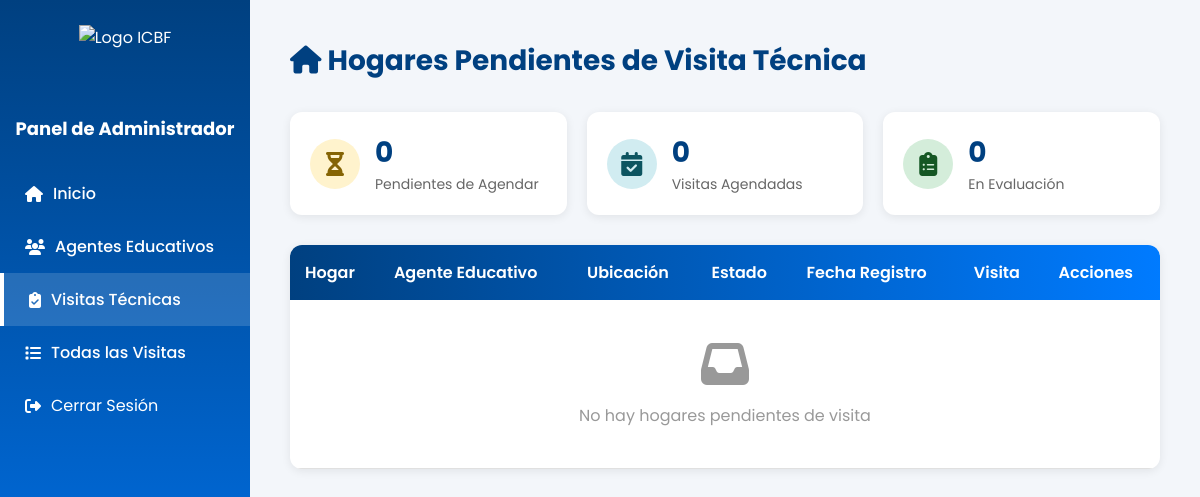
Before: /visitas/hogares-pendientes/ (signed in) with the older database file.
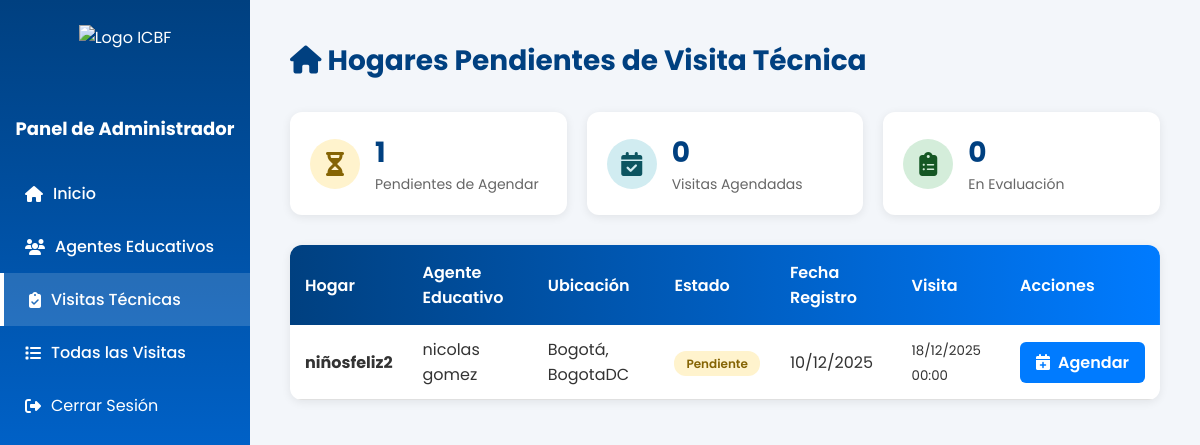
After: the same page with the newer database file.
### core/models.py (models this page shows, shortened)
class HogarComunitario(models.Model):
    regional = models.ForeignKey(Regional, on_delete=models.PROTECT, related_name='hogares')
    ciudad = models.ForeignKey(Ciudad, on_delete=models.PROTECT, related_name='hogares')
    nombre_hogar = models.CharField(max_length=100)
    direccion = models.CharField(max_length=200)
    localidad = models.CharField(max_length=100, blank=True, default='')  # Mantener para hogares antiguos, se asigna en la vista
    localidad_bogota = models.ForeignKey('LocalidadBogota', on_delete=models.SET_NULL, null=True, blank=True, related_name='hogares')
    barrio = models.CharField(max_length=100, null=True, blank=True)
    estrato = models.IntegerField(null=True, blank=True)
    fecha_primera_visita = models.DateField(null=True, blank=True, help_text="Fecha programada para la primera visita técnica")
    ultima_visita = models.DateField(null=True, blank=True, help_text="Fecha de la última visita técnica realizada")
    proxima_visita = models.DateField(null=True, blank=True, help_text="Fecha programada para la próxima visita técnica (calculada automáticamente)")
    observaciones_visita = models.TextField(blank=True, help_text="Observaciones de la última visita técnica realizada")
    estado_aptitud = models.CharField(
        max_length=20,
        choices=[
            ('no_apto', 'No Apto'),
            ('apto', 'Apto'),
        ],
        default='no_apto',
        help_text="Estado de aptitud del hogar. Se actualiza a 'Apto' después de la primera visita aprobada"
    )
    area_social_m2 = models.DecimalField(max_digits=6, decimal_places=2, null=True, blank=True,
                                         help_text="Metros cuadrados del área social disponible para los niños")
    capacidad_calculada = models.IntegerField(null=True, blank=True,
                                              help_text="Capacidad calculada según área social (m²/2)")
    formulario_completo = models.BooleanField(default=False,
                                              help_text="Indica si se completó el formulario 2 de visita técnica")
    num_habitaciones = models.IntegerField(null=True, blank=True)
    num_banos = models.IntegerField(null=True, blank=True)
    material_construccion = models.TextField(null=True, blank=True)
    riesgos_cercanos = models.TextField(null=True, blank=True)
    fotos_interior = models.FileField(upload_to='hogares/fotos_interior/', null=True, blank=True)
    fotos_exterior = models.FileField(upload_to='hogares/fotos_exterior/', null=True, blank=True)
    geolocalizacion_lat = models.DecimalField(max_digits=10, decimal_places=7, null=True, blank=True)
    geolocalizacion_lon = models.DecimalField(max_digits=10, decimal_places=7, null=True, blank=True)
    tipo_tenencia = models.CharField(max_length=50, choices=[
        ('Propia', 'Propia'),
        ('Arrendada', 'Arrendada'),
        ('Comodato', 'Comodato')
    ], null=True, blank=True)
    documento_tenencia_pdf = models.FileField(upload_to='hogares/documentos_tenencia/', null=True, blank=True)
    capacidad = models.IntegerField(null=True, blank=True, help_text="Capacidad aprobada del hogar (entre 12 y 15 niños según normativa ICBF)")
    capacidad_maxima = models.IntegerField(default=15, help_text="Capacidad máxima permitida (15 niños según normativa)")
    estado = models.CharField(
        max_length=30,
        choices=[
            ('pendiente_revision', 'Pendiente de Revisión'),
            ('en_revision', 'En Revisión'),
            ('aprobado', 'Aprobado'),
            ('rechazado', 'Rechazado'),
            ('en_mantenimiento', 'En Mantenimiento'),
            ('pendiente_visita', 'Pendiente de Visita'),
            ('visita_agendada', 'Visita Agendada'),
            ('en_evaluacion', 'En Evaluación'),
            ('activo', 'Activo'),
            ('inactivo', 'Inactivo'),
        ],
        default='pendiente_revision'
    )
    madre = models.ForeignKey(MadreComunitaria, on_delete=models.PROTECT, related_name='hogares_asignados')
    fecha_registro = models.DateTimeField(auto_now_add=True)
    fecha_habilitacion = models.DateTimeField(null=True, blank=True)  # Cuando pasa a activo/aprobado
    class Meta:
        db_table = 'hogares_comunitarios'

class MadreComunitaria(models.Model):
    usuario = models.OneToOneField(Usuario, on_delete=models.CASCADE, related_name='madre_profile')
    NIVEL_ESCOLARIDAD_CHOICES = [
        ('Primaria', 'Primaria'),
        ('Bachiller', 'Bachiller'),
        ('Técnico', 'Técnico'),
        ('Tecnólogo', 'Tecnólogo'),
        ('Profesional', 'Profesional')
    ]
    nivel_escolaridad = models.CharField(max_length=100, choices=NIVEL_ESCOLARIDAD_CHOICES)
    titulo_obtenido = models.CharField(max_length=150, null=True, blank=True)
    institucion = models.CharField(max_length=150, null=True, blank=True)
    experiencia_previa = models.TextField(null=True, blank=True)
    certificado_laboral = models.FileField(upload_to='madres_documentos/certificados_laborales/', null=True, blank=True)
    no_retirado_icbf = models.BooleanField(default=False)
    carta_disponibilidad = models.FileField(upload_to='madres_documentos/disponibilidad/', null=True, blank=True)
    firma_digital = models.FileField(upload_to='madres_documentos/firmas/', null=True, blank=True)
    foto_madre = models.ImageField(upload_to='madres_documentos/fotos/', null=True, blank=True)
    documento_identidad_pdf = models.FileField(upload_to='madres_documentos/cedulas/', null=True, blank=True)
    certificado_escolaridad_pdf = models.FileField(upload_to='madres_documentos/educacion/', null=True, blank=True)
    certificado_antecedentes_pdf = models.FileField(upload_to='madres_documentos/antecedentes/', null=True, blank=True)
    certificado_medico_pdf = models.FileField(upload_to='madres_documentos/medico/', null=True, blank=True)
    certificado_residencia_pdf = models.FileField(upload_to='madres_documentos/residencia/', null=True, blank=True)
    cartas_recomendacion_pdf = models.FileField(upload_to='madres_documentos/recomendaciones/', null=True, blank=True)
    fecha_registro = models.DateTimeField(auto_now_add=True)
    class Meta:
        db_table = 'madres_comunitarias'

class Usuario(AbstractUser):
    TIPO_DOCUMENTO_CHOICES = [
        ('CC', 'Cédula de ciudadanía'),
        ('TI', 'Tarjeta de identidad'),
        ('CE', 'Cédula de extranjería'),
        ('PA', 'Pasaporte'),
    ]
    SEXO_CHOICES = [
        ('M', 'Masculino'),
        ('F', 'Femenino'),
        ('O', 'Otro'),
    ]
    username = None
    tipo_documento = models.CharField(max_length=5, choices=TIPO_DOCUMENTO_CHOICES, default='CC')
    documento = models.BigIntegerField(unique=True)
    nombres = models.CharField(max_length=50)
    apellidos = models.CharField(max_length=50)
    correo = models.EmailField(max_length=100, unique=True)
    sexo = models.CharField(max_length=1, choices=SEXO_CHOICES, default='F')
    departamento_residencia = models.ForeignKey(Departamento, on_delete=models.SET_NULL, null=True, blank=True, related_name='residentes')
    ciudad_residencia = models.ForeignKey(Municipio, on_delete=models.SET_NULL, null=True, blank=True, related_name='residentes')
    localidad_bogota = models.ForeignKey(LocalidadBogota, on_delete=models.SET_NULL, null=True, blank=True, related_name='residentes',
                                         help_text='Solo aplica si vive en Bogotá D.C.')
    direccion = models.CharField(max_length=100, null=True, blank=True)
    barrio = models.CharField(max_length=100, null=True, blank=True)
    telefono = models.CharField(max_length=20, null=True, blank=True)
    nivel_educativo = models.CharField(max_length=50, null=True, blank=True)
    rol = models.ForeignKey(Rol, on_delete=models.PROTECT, null=True)
    foto_admin = models.ImageField(upload_to=admin_upload_path, null=True, blank=True)
    fecha_creacion = models.DateTimeField(auto_now_add=True)
    fecha_actualizacion = models.DateTimeField(auto_now=True)
    EMAIL_FIELD = 'correo'
    USERNAME_FIELD = 'documento'
    REQUIRED_FIELDS = ['nombres', 'apellidos', 'correo', 'tipo_documento']
    objects = CustomUserManager()
    class Meta:
        db_table = 'usuarios'

class Ciudad(models.Model):
    nombre = models.CharField(max_length=120)
    regional = models.ForeignKey(Regional, on_delete=models.CASCADE, related_name="ciudades")

class Regional(models.Model):
    nombre = models.CharField(max_length=100, unique=True)
    class Meta:
        db_table = 'regionales'
        verbose_name = 'Regional'
        verbose_name_plural = 'Regionales'

class VisitaTecnica(models.Model):
    hogar = models.ForeignKey(
        HogarComunitario,
        on_delete=models.CASCADE,
        related_name='visitas_tecnicas'
    )
    fecha_programada = models.DateTimeField()
    visitador = models.ForeignKey(
        Usuario,
        on_delete=models.SET_NULL,
        null=True,
        blank=True,
        related_name='visitas_realizadas',
        limit_choices_to={'rol__nombre_rol': 'administrador'}
    )
    ESTADO_CHOICES = [
        ('agendada', 'Agendada'),
        ('en_proceso', 'En Proceso'),
        ('completada', 'Completada'),
        ('cancelada', 'Cancelada'),
        ('reprogramada', 'Reprogramada'),
    ]
    estado = models.CharField(max_length=20, choices=ESTADO_CHOICES, default='agendada')
    TIPO_CHOICES = [
        ('V1', 'Primera Visita - Habilitación'),
        ('V2', 'Visita de Seguimiento'),
        ('V3', 'Visita Extraordinaria'),
    ]
    tipo_visita = models.CharField(max_length=3, choices=TIPO_CHOICES, default='V1')
    observaciones_agenda = models.TextField(null=True, blank=True, help_text="Observaciones al agendar la visita")
    fecha_realizacion = models.DateTimeField(null=True, blank=True)
    correo_enviado = models.BooleanField(default=False)
    fecha_envio_correo = models.DateTimeField(null=True, blank=True)
    creado_por = models.ForeignKey(
        Usuario,
        on_delete=models.SET_NULL,
        null=True,
        related_name='visitas_creadas'
    )
    fecha_creacion = models.DateTimeField(auto_now_add=True)
    fecha_actualizacion = models.DateTimeField(auto_now=True)
    class Meta:
        db_table = 'visitas_tecnicas'
        verbose_name = 'Visita Técnica'
        verbose_name_plural = 'Visitas Técnicas'
        ordering = ['-fecha_programada']

### core/views.py (the view)
# urls.py: path('visitas/hogares-pendientes/', views.listar_hogares_pendientes_visita, name='listar_hogares_pendientes_visita'),
@login_required
def listar_hogares_pendientes_visita(request):
    hogares = HogarComunitario.objects.filter(
        estado__in=['pendiente_visita', 'visita_agendada', 'en_evaluacion']
    ).select_related(
        'madre__usuario', 'regional', 'ciudad', 'localidad_bogota'
    ).prefetch_related('visitas_tecnicas').order_by('-fecha_registro')
    paginator = Paginator(hogares, 10)
    page_number = request.GET.get('page')
    page_obj = paginator.get_page(page_number)
    context = {
        'page_obj': page_obj,
        'total_pendientes': hogares.filter(estado='pendiente_visita').count(),
        'total_agendadas': hogares.filter(estado='visita_agendada').count(),
        'total_evaluacion': hogares.filter(estado='en_evaluacion').count(),
    }
    return render(request, 'admin/visitas/listar_hogares_pendientes.html', context)

### templates/admin/visitas/listar_hogares_pendientes.html (shortened to what the changed rows need)
{% load static %}
<!DOCTYPE html>
<html lang="es">
<head>
  <link rel="stylesheet" href="https://cdnjs.cloudflare.com/ajax/libs/font-awesome/6.5.0/css/all.min.css">
</head>
<body>
  <div class="sidebar">
    <h2>Panel de Administrador</h2>
  </div>
  <div class="main">
    <header>
      <h1><i class="fas fa-home"></i> Hogares Pendientes de Visita Técnica</h1>
    </header>
    <div class="stats-cards">
      <div class="stat-card pendiente">
        <div class="info">
          <h3>{{ total_pendientes }}</h3>
          <p>Pendientes de Agendar</p>
        </div>
      </div>
    </div>
    <div class="table-container">
      <table>
        <thead>
          <tr>
            <th>Hogar</th>
            <th>Agente Educativo</th>
            <th>Ubicación</th>
            <th>Estado</th>
            <th>Fecha Registro</th>
            <th>Visita</th>
            <th>Acciones</th>
          </tr>
        </thead>
        <tbody>
          {% for hogar in page_obj %}
          <tr>
            <td><strong>{{ hogar.nombre_hogar }}</strong></td>
            <td>{{ hogar.madre.usuario.nombres }} {{ hogar.madre.usuario.apellidos }}</td>
            <td>
              {{ hogar.ciudad.nombre }}, {{ hogar.regional.nombre }}
            </td>
            <td>
              {% if hogar.estado == 'pendiente_visita' %}
                <span class="badge pendiente">Pendiente</span>
              {% elif hogar.estado == 'visita_agendada' %}
                <span class="badge agendada">Agendada</span>
              {% elif hogar.estado == 'en_evaluacion' %}
                <span class="badge evaluacion">En Evaluación</span>
              {% endif %}
            </td>
            <td>{{ hogar.fecha_registro|date:"d/m/Y" }}</td>
            <td>
              {% with hogar.visitas_tecnicas.first as ultima_visita %}
                {% if ultima_visita %}
                  <small>{{ ultima_visita.fecha_programada|date:"d/m/Y H:i" }}</small>
                {% else %}
                  <small style="color:#999;">Sin agendar</small>
                {% endif %}
              {% endwith %}
            </td>
            <td>
              {% if hogar.estado == 'pendiente_visita' %}
                <a href="{% url 'agendar_visita_tecnica' hogar.id %}" class="btn btn-primary">
                  <i class="fas fa-calendar-plus"></i> Agendar
                </a>
              {% elif hogar.estado == 'visita_agendada' %}
                {% with hogar.visitas_tecnicas.first as visita %}
                  <a href="{% url 'crear_acta_visita' visita.id %}" class="btn btn-success">
                    <i class="fas fa-file-alt"></i> Crear Acta
                  </a>
                {% endwith %}
              {% elif hogar.estado == 'en_evaluacion' %}
                {% with hogar.visitas_tecnicas.first as visita %}
                  <a href="{% url 'ver_acta_visita' visita.acta.id %}" class="btn btn-success">
                    <i class="fas fa-eye"></i> Ver Acta
                  </a>
                {% endwith %}
              {% endif %}
            </td>
          </tr>
          {% empty %}
          <tr>
            <td colspan="7" style="text-align:center;padding:40px;color:#999;">
              <i class="fas fa-inbox" style="font-size:48px;margin-bottom:15px;display:block;"></i>
              No hay hogares pendientes de visita
            </td>
          </tr>
          {% endfor %}
        </tbody>
      </table>
    </div>
  </div>
</body>
</html>

Changed rows visible on the page:
added HogarComunitario: nombre_hogar "niñosfeliz2", madre.usuario.nombres "nicolas", madre.usuario.apellidos "gomez", ciudad.nombre "Bogotá", regional.nombre "BogotaDC", estado "Pendiente", fecha_registro "10/12/2025", visitas_tecnicas.first.fecha_programada "18/12/2025 00:00"
Other visible differences:
{{ total_pendientes }}: "0" → "1"
text no longer shown: "No hay hogares pendientes de visita"
